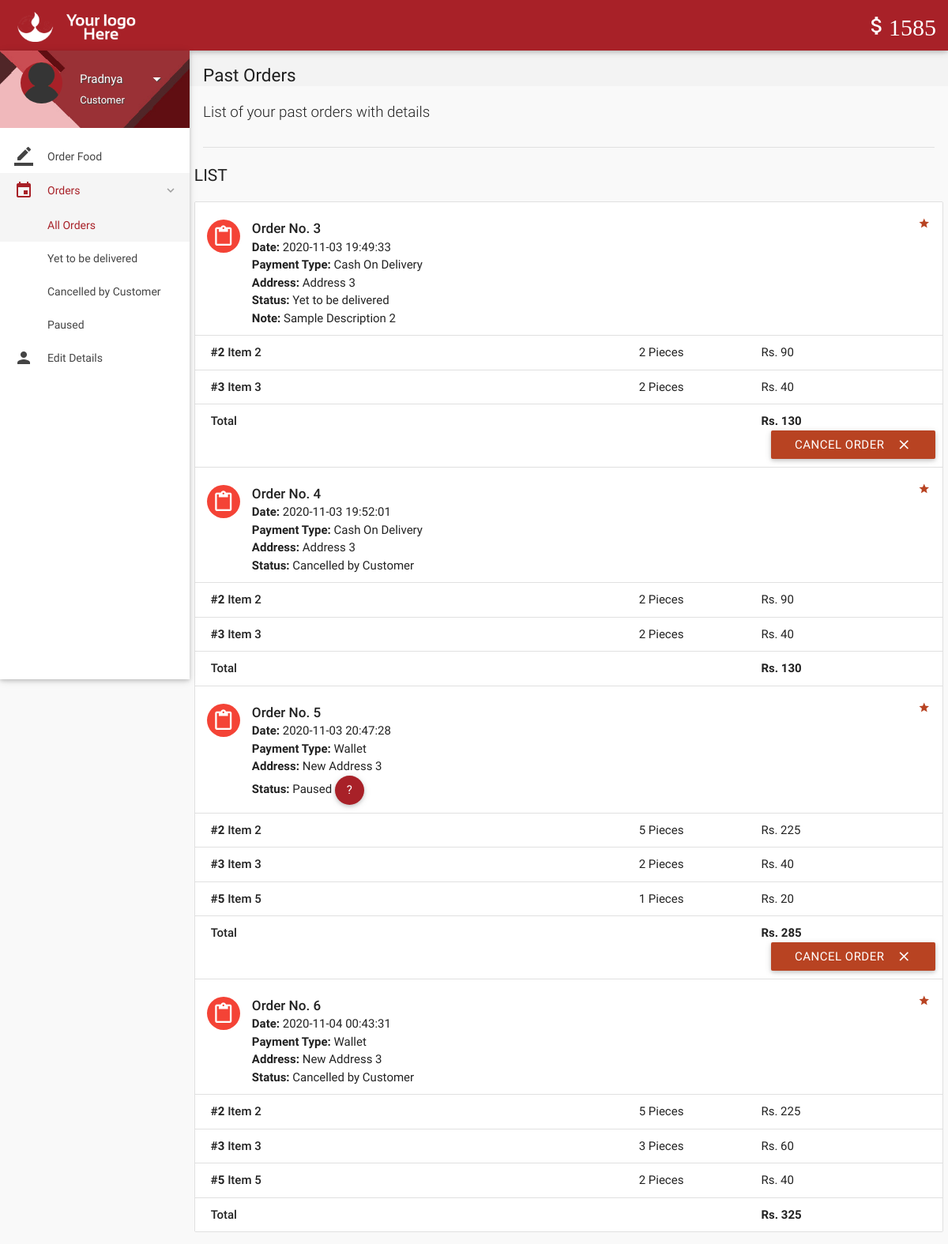
The app's page /orders.php (signed in) with its own data.
### tables this page shows
CREATE TABLE `wallet_details` (
  `id` int(11) NOT NULL,
  `wallet_id` int(11) NOT NULL,
  `number` varchar(16) NOT NULL,
  `cvv` int(3) NOT NULL,
  `balance` int(11) NOT NULL DEFAULT '2000'
);

CREATE TABLE `orders` (
  `id` int(11) NOT NULL,
  `customer_id` int(11) NOT NULL,
  `address` varchar(300) NOT NULL,
  `description` varchar(300) NOT NULL,
  `date` datetime NOT NULL DEFAULT CURRENT_TIMESTAMP,
  `payment_type` varchar(16) NOT NULL DEFAULT 'Wallet',
  `total` int(11) NOT NULL,
  `status` varchar(25) NOT NULL DEFAULT 'Yet to be delivered',
  `deleted` tinyint(4) NOT NULL DEFAULT '0'
);

CREATE TABLE `order_details` (
  `id` int(11) NOT NULL,
  `order_id` int(11) NOT NULL,
  `item_id` int(11) NOT NULL,
  `quantity` int(11) NOT NULL,
  `price` int(11) NOT NULL
);

CREATE TABLE `items` (
  `id` int(11) NOT NULL,
  `name` varchar(20) NOT NULL,
  `price` int(11) NOT NULL,
  `deleted` tinyint(4) NOT NULL DEFAULT '0'
);

### includes/wallet.php (called while the page is built)
<?php
$user_id=$_SESSION['user_id'];
$sql = mysqli_query($con, "SELECT * FROM wallet where customer_id = $user_id");
while($row1 = mysqli_fetch_array($sql)){
$wallet_id = $row1['id'];
}
$sql = mysqli_query($con, "SELECT * FROM wallet_details where wallet_id = $wallet_id");
while($row1 = mysqli_fetch_array($sql)){
$balance = $row1['balance'];
}
?>

### includes/connect.php (called while the page is built, shortened)
<?php
$name = $_SESSION['name'];
$role = $_SESSION['role'];
?>

### orders.php (the view, shortened to what this page needs)
<?php
include 'includes/connect.php';
include 'includes/wallet.php';
	if($_SESSION['customer_sid']==session_id())
	{
		?>
<!DOCTYPE html>
<html lang="en">
<head>
  <link href="css/materialize.min.css" type="text/css" rel="stylesheet" media="screen,projection">
  <link href="css/style.min.css" type="text/css" rel="stylesheet" media="screen,projection">
  <link href="css/custom/custom.min.css" type="text/css" rel="stylesheet" media="screen,projection">
  <link href="js/plugins/perfect-scrollbar/perfect-scrollbar.css" type="text/css" rel="stylesheet" media="screen,projection">
</head>
<body>
  <header id="header" class="page-topbar">
        <div class="navbar-fixed">
            <nav class="navbar-color">
                <div class="nav-wrapper">
                    <ul class="left">
                      <li><h1 class="logo-wrapper"><a href="index.php" class="brand-logo darken-1"><img src="images/materialize-logo.png" alt="logo"></a> <span class="logo-text">Logo</span></h1></li>
                    </ul>
                    <ul class="right hide-on-med-and-down">
                        <li><a href="#"  class="waves-effect waves-block waves-light"><i class="mdi-editor-attach-money"><?php echo $balance;?></i></a>
                        </li>
                    </ul>
                </div>
            </nav>
        </div>
  </header>
  <div id="main">
    <div class="wrapper">
      <aside id="left-sidebar-nav">
        <ul id="slide-out" class="side-nav fixed leftside-navigation">
            <li class="user-details cyan darken-2">
            <div class="row">
                <div class="col col s4 m4 l4">
                    <img src="images/avatar.jpg" alt="" class="circle responsive-img valign profile-image">
                </div>
                <div class="col col s8 m8 l8">
                    <a class="btn-flat dropdown-button waves-effect waves-light white-text profile-btn" href="#" data-activates="profile-dropdown"><?php echo $name;?> <i class="mdi-navigation-arrow-drop-down right"></i></a>
                    <p class="user-roal"><?php echo $role;?></p>
                </div>
            </div>
            </li>
            <li class="bold"><a href="index.php" class="waves-effect waves-cyan"><i class="mdi-editor-border-color"></i> Order Food</a>
            </li>
                <li class="no-padding">
                    <ul class="collapsible collapsible-accordion">
                        <li class="bold"><a class="collapsible-header waves-effect waves-cyan active"><i class="mdi-editor-insert-invitation"></i> Orders</a>
                            <div class="collapsible-body">
                                <ul>
								<li class="<?php
								if(!isset($_GET['status'])){
										echo 'active';
									}?>
									"><a href="orders.php">All Orders</a>
                                </li>
								<?php
									$sql = mysqli_query($con, "SELECT DISTINCT status FROM orders  WHERE customer_id = $user_id;;");
									while($row = mysqli_fetch_array($sql)){
                                    echo '<li class='.(isset($_GET['status'])?($status == $_GET['status'] ? 'active' : ''): '').'><a href="orders.php?status='.$row['status'].'">'.$row['status'].'</a>
                                    </li>';
									}
									?>
                                </ul>
                            </div>
                        </li>
                    </ul>
                </li>
            <li class="bold"><a href="details.php" class="waves-effect waves-cyan"><i class="mdi-social-person"></i> Edit Details</a>
            </li>
        </ul>
        </aside>
      <section id="content">
        <div id="breadcrumbs-wrapper">
          <div class="container">
            <div class="row">
              <div class="col s12 m12 l12">
                <h5 class="breadcrumbs-title">Past Orders</h5>
              </div>
            </div>
          </div>
        </div>
        <div class="container">
          <p class="caption">List of your past orders with details</p>
          <div class="divider"></div>
<div id="work-collections" class="seaction">
					<?php
					if(isset($_GET['status'])){
						$status = $_GET['status'];
					}
					else{
						$status = '%';
					}
					$sql = mysqli_query($con, "SELECT * FROM orders WHERE customer_id = $user_id AND status LIKE '$status';;");
					echo '              <div class="row">
                <div>
                    <h4 class="header">List</h4>
                    <ul id="issues-collection" class="collection">';
					while($row = mysqli_fetch_array($sql))
					{
						$status = $row['status'];
						echo '<li class="collection-item avatar">
                              <i class="mdi-content-content-paste red circle"></i>
                              <span class="collection-header">Order No. '.$row['id'].'</span>
                              <p><strong>Date:</strong> '.$row['date'].'</p>
                              <p><strong>Payment Type:</strong> '.$row['payment_type'].'</p>
							  <p><strong>Address: </strong>'.$row['address'].'</p>
                              <p><strong>Status:</strong> '.($status=='Paused' ? 'Paused <a  data-position="bottom" data-delay="50" data-tooltip="Please contact administrator for further details." class="btn-floating waves-effect waves-light tooltipped cyan">    ?</a>' : $status).'</p>
							  '.(!empty($row['description']) ? '<p><strong>Note: </strong>'.$row['description'].'</p>' : '').'
							  <a href="#" class="secondary-content"><i class="mdi-action-grade"></i></a>
                              </li>';
						$order_id = $row['id'];
						$sql1 = mysqli_query($con, "SELECT * FROM order_details WHERE order_id = $order_id;");
						while($row1 = mysqli_fetch_array($sql1))
						{
							$item_id = $row1['item_id'];
							$sql2 = mysqli_query($con, "SELECT * FROM items WHERE id = $item_id;");
							while($row2 = mysqli_fetch_array($sql2)){
								$item_name = $row2['name'];
							}
							echo '<li class="collection-item">
                            <div class="row">
                            <div class="col s7">
                            <p class="collections-title"><strong>#'.$row1['item_id'].'</strong> '.$item_name.'</p>
                            </div>
                            <div class="col s2">
                            <span>'.$row1['quantity'].' Pieces</span>
                            </div>
                            <div class="col s3">
                            <span>Rs. '.$row1['price'].'</span>
                            </div>
                            </div>
                            </li>';
							$id = $row1['order_id'];
						}
								echo'<li class="collection-item">
                                        <div class="row">
                                            <div class="col s7">
                                                <p class="collections-title"> Total</p>
                                            </div>
                                            <div class="col s2">
											<span> </span>
                                            </div>
                                            <div class="col s3">
                                                <span><strong>Rs. '.$row['total'].'</strong></span>
                                            </div>';
								if(!preg_match('/^Cancelled/', $status)){
									if($status != 'Delivered'){
								echo '<form action="routers/cancel-order.php" method="post">
										<input type="hidden" value="'.$id.'" name="id">
										<input type="hidden" value="Cancelled by Customer" name="status">
										<input type="hidden" value="'.$row['payment_type'].'" name="payment_type">
										<button class="btn waves-effect waves-light right submit" type="submit" name="action">Cancel Order
                                              <i class="mdi-content-clear right"></i>
										</button>
										</form>';
								}
								}
								echo'</div></li>';
					}
					?>
					 </ul>
                </div>
              </div>
            </div>
        </div>
      </section>
    </div>
  </div>
</body>
</html>
<?php
	}
?>

### records on screen
wallet_details: balance "1585"
orders: id "3", date "2020-11-03 19:49:33", payment_type "Cash On Delivery", address "Address 3", status "Yet to be delivered", description "Sample Description 2", total "130"
order_details: item "2", item.name "Item 2", quantity "2", price "90"
order_details: item "3", item.name "Item 3", quantity "2", price "40"
orders: id "4", date "2020-11-03 19:52:01", payment_type "Cash On Delivery", address "Address 3", status "Cancelled by Customer", total "130"
order_details: item "2", item.name "Item 2", quantity "2", price "90"
order_details: item "3", item.name "Item 3", quantity "2", price "40"
orders: id "5", date "2020-11-03 20:47:28", payment_type "Wallet", address "New Address 3", status "Paused", total "285"
order_details: item "2", item.name "Item 2", quantity "5", price "225"
order_details: item "3", item.name "Item 3", quantity "2", price "40"
order_details: item "5", item.name "Item 5", quantity "1", price "20"
orders: id "6", date "2020-11-04 00:43:31", payment_type "Wallet", address "New Address 3", status "Cancelled by Customer", total "325"
order_details: item "2", item.name "Item 2", quantity "5", price "225"
order_details: item "3", item.name "Item 3", quantity "3", price "60"
order_details: item "5", item.name "Item 5", quantity "2", price "40"

### other values on screen
$name "Pradnya"
$role "Customer"
$row['status'] "Yet to be delivered"
$row['status'] "Cancelled by Customer"
$row['status'] "Paused"
